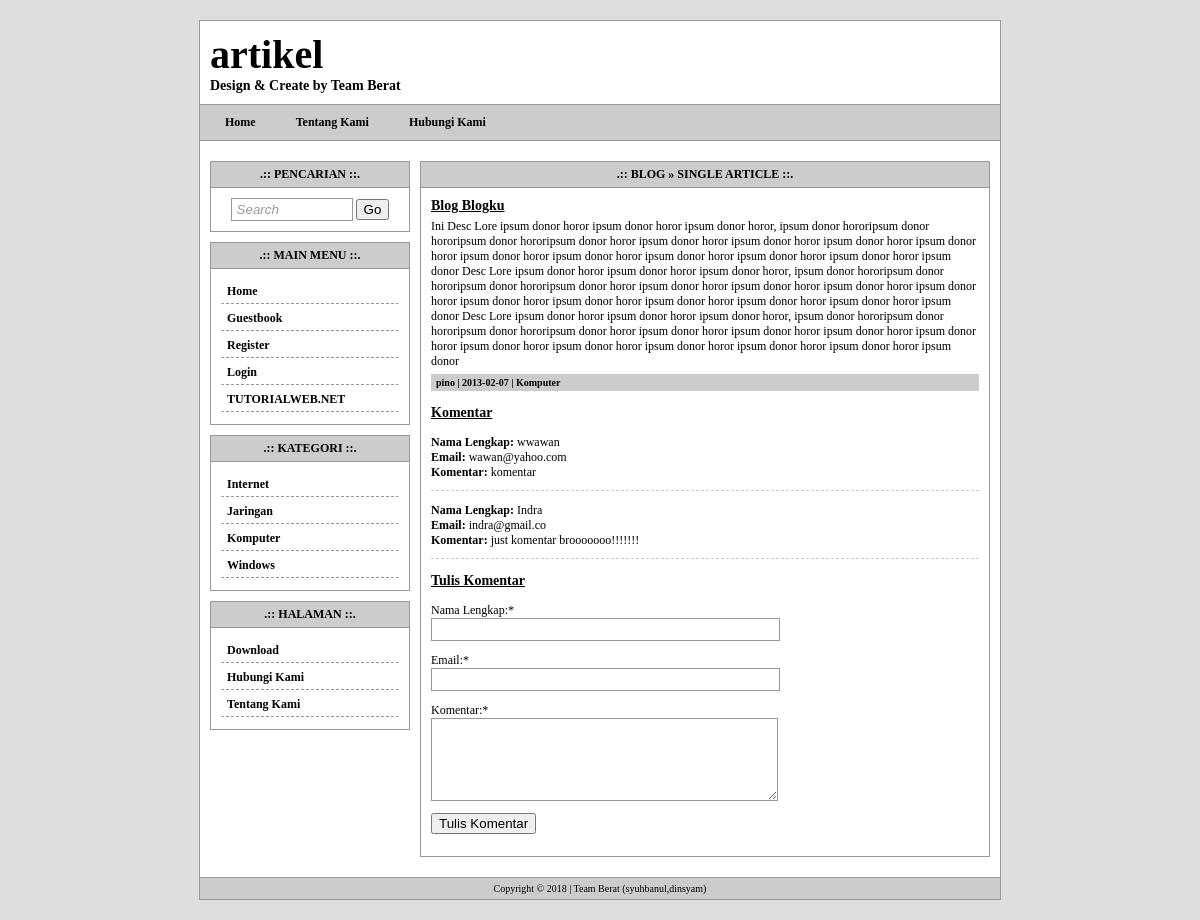
Screenshot of /single.php?id=3 with the database file from the repository.
### tables this page shows
CREATE TABLE `tw_page` (
  `page_id` int(11) NOT NULL auto_increment,
  `page_user` varchar(32) NOT NULL,
  `page_date` date NOT NULL,
  `page_title` varchar(255) NOT NULL,
  `page_body` text NOT NULL,
  `page_top` int(2) NOT NULL,
  PRIMARY KEY  (`page_id`)
);

CREATE TABLE `tw_category` (
  `cat_id` int(11) NOT NULL auto_increment,
  `cat_name` varchar(32) NOT NULL,
  PRIMARY KEY  (`cat_id`)
);

CREATE TABLE `tw_blog` (
  `blog_id` int(11) NOT NULL auto_increment,
  `blog_user` varchar(32) NOT NULL,
  `blog_cat_id` int(11) NOT NULL,
  `blog_date` date NOT NULL,
  `blog_title` varchar(255) NOT NULL,
  `blog_body` text NOT NULL,
  PRIMARY KEY  (`blog_id`)
);

CREATE TABLE `tw_comment` (
  `com_id` int(11) NOT NULL auto_increment,
  `com_blog_id` int(11) NOT NULL,
  `com_date` date NOT NULL,
  `com_name` varchar(32) NOT NULL,
  `com_email` varchar(32) NOT NULL,
  `com_body` text NOT NULL,
  PRIMARY KEY  (`com_id`)
);

### single.php (the view, shortened to what this page needs)
<?php
include'template/overall/header.php';
echo '<div class="content-title">.:: Blog &raquo; Single Article ::.</div>';
echo '<div class="content-body">';
$id = abs((int)$_GET['id']);
$sql = mysqli_query($koneksi, "SELECT * FROM tw_blog WHERE blog_id='$id'") or die(mysql_error());
if(mysqli_num_rows($sql) == 0){
	echo 'Blank...!';
}else{
	$data = mysqli_fetch_assoc($sql);
	$cat_id = $data['blog_cat_id'];
	$cat = mysqli_query($koneksi, "SELECT * FROM tw_category WHERE cat_id='$cat_id'");
	$data_cat = mysqli_fetch_assoc($cat);
	echo '<div id="blog">';
	echo '<div class="blog-title">'.$data['blog_title'].'</div>';
	echo '<div class="blog-desc">'.$data['blog_body'].'</div>';
	echo '<div class="blog-info">';
	echo $data['blog_user'].' | '.$data['blog_date'].' | '.$data_cat['cat_name'];
	echo '</div>';
	echo '<p class="blog-title">Komentar</p>';
	$com = mysqli_query($koneksi, "SELECT * FROM tw_comment WHERE com_blog_id='$id' ORDER BY com_id DESC");
	if(mysqli_num_rows($com) != 0){
		while($dataCom = mysqli_fetch_assoc($com)){
			echo '<p style="border-bottom:1px dashed #CCC; padding-bottom:10px">';
			echo '<b>Nama Lengkap:</b> '.$dataCom['com_name'].'<br />';
			echo '<b>Email:</b> '.$dataCom['com_email'].'<br />';
			echo '<b>Komentar:</b> '.$dataCom['com_body'];
			echo '</p>';
		}
	}else{
		echo '<p>Belum ada data.</p>';
	}
	echo '<p class="blog-title">Tulis Komentar</p>';
	echo '<form action="" method="post">';
	echo '<p>Nama Lengkap:*<br /><input type="text" name="nama" size="40" /></p>';
	echo '<p>Email:*<br /><input type="text" name="email" size="40" /></p>';
	echo '<p>Komentar:*<br /><textarea name="pesan" rows="5" cols="40"></textarea></p>';
	echo '<p><input type="submit" name="submit" value="Tulis Komentar" /></p>';
	echo '</form>';
	echo '</div>';
}
echo '</div>';
include'template/overall/footer.php';
?>

### template/menu.php
<?php
$sql = mysqli_query($koneksi, "SELECT * FROM tw_page WHERE page_top=1 ORDER BY page_id ASC");
if(mysqli_num_rows($sql) != 0){
	echo '<a href="index.php">Home</a>';
	while($data = mysqli_fetch_assoc($sql)){
		echo '<a href="page.php?id='.$data['page_id'].'">'.$data['page_title'].'</a>';
	}
}
?>

### template/widget/category.php
<div class="widget-title">.:: Kategori ::.</div>
<div class="widget-body">
    <?php
	$sql = mysqli_query($koneksi, "SELECT * FROM tw_category ORDER BY cat_name ASC");
	if(mysqli_num_rows($sql) != 0){
		while($data = mysqli_fetch_assoc($sql)){
			echo '<a class="menu" href="category.php?id='.$data['cat_id'].'">'.$data['cat_name'].'</a>';
		}
	}
	?>
</div>

### template/widget/page.php
<div class="widget-title">.:: Halaman ::.</div>
<div class="widget-body">
    <?php
	$sql = mysqli_query($koneksi, "SELECT * FROM tw_page ORDER BY page_title ASC");
	if(mysqli_num_rows($sql) != 0){
		while($data = mysqli_fetch_assoc($sql)){
			echo '<a class="menu" href="page.php?id='.$data['page_id'].'">'.$data['page_title'].'</a>';
		}
	}
	?>
</div>

### style.css (style rules this page uses)
body { font-family:tahoma; font-size:12px; background:#DDD; padding:0; margin:0; }
a { color:#0099FF; text-decoration:none; }
input[type="text"], input[type="password"], select, textarea { border:1px solid #999; padding:3px 5px; }
#menu a { text-decoration:none; color:#000000; font-weight:bold; padding:3px 15px; margin-right:10px; }
#widget .widget-title { background:#CCC; padding:5px 10px; font-weight:bold; border:1px solid #999; text-align:center; text-transform:uppercase; }
#widget .widget-body { padding:10px; border:1px solid #999; border-top:none; margin-bottom:10px; }
#widget .widget-body a.menu { display:block; padding:4px 5px; margin-bottom:2px; border:1px solid #FFF; border-bottom:1px dashed #999; color:#000; font-weight:bold; }
#content .content-title { background:#CCC; padding:5px 10px; font-weight:bold; border:1px solid #999; text-align:center; text-transform:uppercase; }
#content .content-body { padding:10px; border:1px solid #999; border-top:none; margin-bottom:10px; }
#content .content-body #blog { margin-bottom:10px; }
#content .content-body #blog .blog-title { font-weight:bold; font-size:14px; text-decoration:underline; }
#content .content-body #blog .blog-desc { margin:5px 0px; }
#content .content-body #blog .blog-info { background:#CCC; padding:3px 5px; font-size:10px; font-weight:bold; }

### rows the page displays
tw_page: page_title "Tentang Kami"
tw_page: page_title "Hubungi Kami"
tw_category: cat_name "Internet"
tw_category: cat_name "Jaringan"
tw_category: cat_name "Komputer"
tw_category: cat_name "Windows"
tw_page: page_title "Download"
tw_blog: blog_title "Blog Blogku", blog_body "Ini Desc Lore ipsum donor horor ipsum donor horor ipsum donor horor, ipsum donor hororipsum donor hororipsum donor hororipsum donor horor ipsum donor horor ipsum donor horor ipsum donor horor ipsum donor horor ipsum donor horor ipsum donor horor ipsum donor horor ipsum donor horor ipsum donor horor ipsum donor Desc Lore ipsum donor horor ipsum donor horor ipsum donor horor, ipsum donor hororipsum donor hororipsum donor hororipsum donor horor ipsum donor horor ipsum donor horor ipsum donor horor ipsum donor horor ipsum donor horor ipsum donor horor ipsum donor horor ipsum donor horor ipsum donor horor ipsum donor Desc Lore ipsum donor horor ipsum donor horor ipsum donor horor, ipsum donor…", blog_user "pino", blog_date "2013-02-07"
tw_comment: com_name "wwawan", com_email "wawan@yahoo.com", com_body "komentar"
tw_comment: com_name "Indra", com_email "indra@gmail.co", com_body "just komentar brooooooo!!!!!!!"
